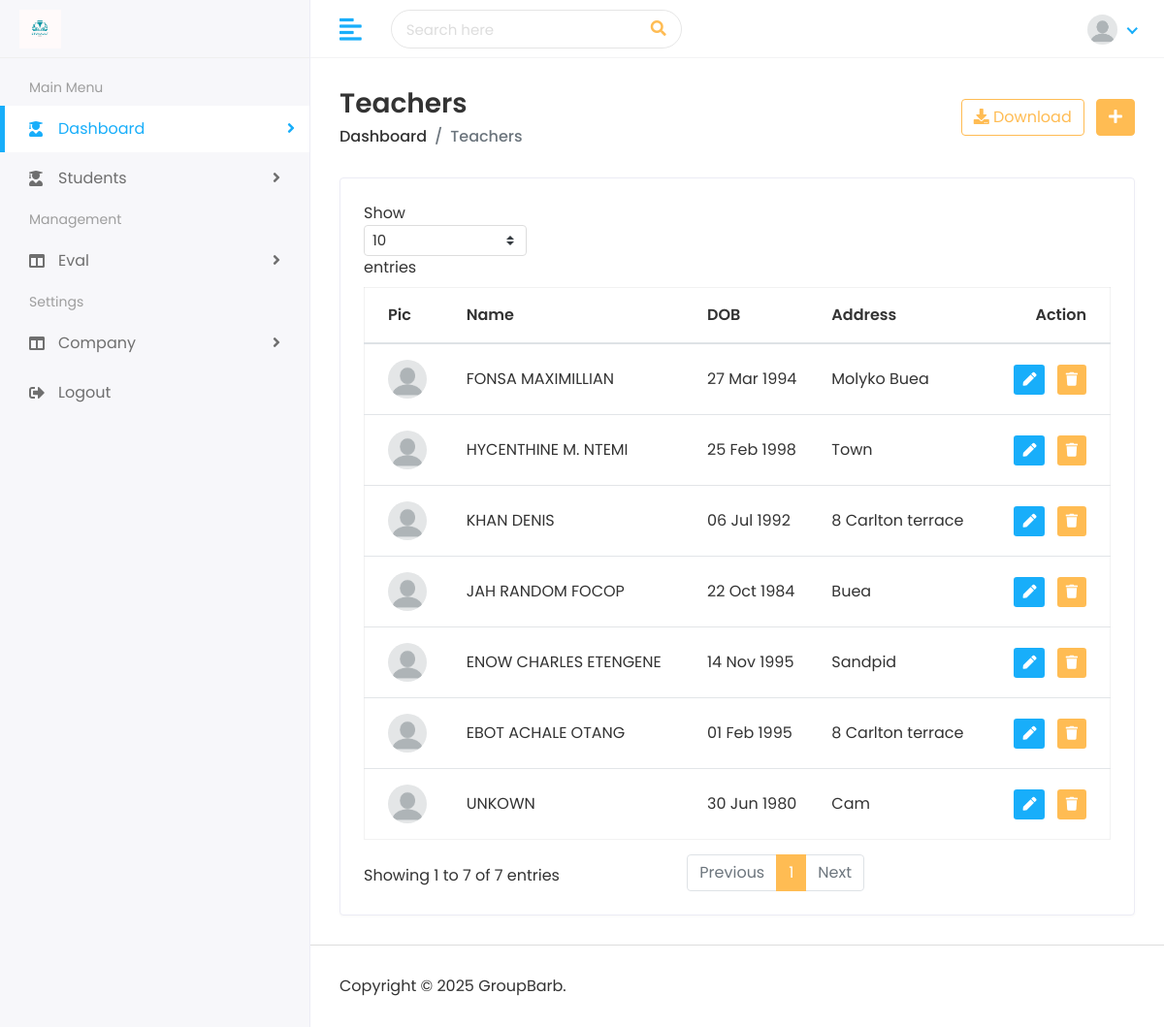
Screenshot of /teachers/ with the database file from the repository.
### teacher/models.py (models this page shows, shortened)
class Teacher(models.Model):
    name                = models.TextField( null=True, blank=True)
    teacher_uid         = models.CharField(max_length=100, unique=True,null=True, blank=True)
    gender              = models.CharField(max_length=100, choices=[('Male','Male'), ('Female', 'Female')])
    date_of_birth       = models.DateField()
    classrooms           = models.ManyToManyField(ClassRoom)
    t_subjects           = models.ManyToManyField(Subject)
    joining_date        = models.DateField()
    mobile_number       = models.CharField(max_length=15, null=True, blank=True)
    email               = models.EmailField(max_length=100, unique=True, null=True, blank=True)
    section             = models.CharField(max_length=100)
    teacher_image       = models.ImageField(upload_to='teacher/img/', blank=True)
    permanent_address   = models.TextField( null=True)
    slug                = models.SlugField(max_length=255, unique=True, blank=True)
    added_by            = models.CharField(max_length=100, null=True)
    modified_by         = models.CharField(max_length=100, null=True, blank=True)
    is_actif            = models.BooleanField(default=True)
    created_on          = models.DateTimeField(auto_now_add=True)
    updated_on          = models.DateTimeField(auto_now=True)

### teacher/views.py (the view)
# urls.py: path('', views.teacher_list, name="teacher_list"),
def teacher_list(request):
    teacher_list = Teacher.objects.all()
    context = {
        'teacher_list': teacher_list,
    }
    return render(request, "teachers/teachers.html", context)

### templates/teachers/teachers.html (shortened to what this page needs)
{% extends 'home/base.html' %}
{% load static %}
{% block body %}
         <div class="page-wrapper">
            <div class="content container-fluid">
               <div class="page-header">
                  <div class="row align-items-center">
                     <div class="col">
                        <h3 class="page-title">Teachers</h3>
                        <ul class="breadcrumb">
                           <li class="breadcrumb-item"><a href="">Dashboard</a></li>
                           <li class="breadcrumb-item active">Teachers</li>
                        </ul>
                     </div>
                     <div class="col-auto text-right float-right ml-auto">
                        <a href="#" class="btn btn-outline-primary mr-2"><i class="fas fa-download"></i> Download</a>
                        <a href="{% url 'add_teacher' %}" class="btn btn-primary"><i class="fas fa-plus"></i></a>
                     </div>
                  </div>
               </div>
               <div class="row">
                  <div class="col-sm-12">
                     <div class="card card-table">
                        <div class="card-body">
                           <div class="table-responsive">
                              <table class="table table-hover table-center mb-0 datatable">
                                 <thead>
                                    <tr>
                                       <th>Pic</th>
                                       <th>Name</th>
                                       <th>DOB</th>
                                       <th>Address</th>
                                       <th class="text-right">Action</th>
                                    </tr>
                                 </thead>
                                 <tbody>
                                    {% for teacher in teacher_list %}
                                    <tr>
                                       <td>
                                        <h2 class="table-avatar">
                                           <a href="{% url 'view_teacher' teacher.id %}" class="avatar avatar-sm mr-2"><img class="avatar-img rounded-circle"
                                             src="
                                             {% comment %} {% if teacher.teacher_image.url %} {% endcomment %}
                                             {% comment %} {{ teacher.teacher_image.url }} {% endcomment %}
                                             {% comment %} {% else %} {% endcomment %}
                                             /media/img/default.png
                                             {% comment %} {% endif %} {% endcomment %}
                                             "
                                              alt="User Image"></a>
                                        </h2>
                                     </td>
                                       <td>{{ teacher.name}}</td>
                                       <td>{{ teacher.date_of_birth|date:"d M Y" }}</td>
                                       <td>{{ teacher.permanent_address }}</td>
                                       <td class="text-right">
                                          <div class="actions">
                                             <a href="{% url 'edit_teacher' teacher.id %}" class="btn btn-sm bg-success-light mr-2">
                                                 <i class="fas fa-pen"></i>
                                             </a>
                                             <form action="{% url 'delete_teacher' teacher.id %}" method="POST" style="display:inline;">
                                                 <button type="submit" class="btn btn-sm bg-danger-light" onclick="return confirm('Are you sure you want to delete this teacher?');">
                                                     <i class="fas fa-trash"></i>
                                                 </button>
                                             </form>
                                         </div>
                                       </td>
                                    </tr>
                                    {% endfor %}
                                 </tbody>
                              </table>
                           </div>
                        </div>
                     </div>
                  </div>
               </div>
            </div>
            <footer>
               <p>Copyright © 2025 GroupBarb.</p>
            </footer>
         </div>
      </div>
   </body>
</html>
{% endblock %}

### static/assets/css/style.css (style rules this page uses)
html { height: 100%; }
body { background-color: #fff; color: #333; font-family: 'Poppins', sans-serif; font-size: 1rem; height: 100%; line-height: 1.5; overflow-x: hidden; }
h1, h2, h3, h4, h5, h6 { font-family: 'Poppins', sans-serif; margin-top: 0; }
a { color: #009ce7; }
input, button, a { transition: all 0.4s ease; -moz-transition: all 0.4s ease; -o-transition: all 0.4s ease; -ms-transition: all 0.4s ease; -webkit-transition: all 0.4s ease; }
input, input:focus, button, button:focus { outline: none; }
ul, ol { padding: 0px; list-style: none; }
.table { color: #333; max-width: 100%; margin-bottom: 0; width: 100%; }
.table.dataTable { border-collapse: collapse !important; border: 1px solid rgba(0, 0, 0, 0.05); }
table.table td h2 { display: inline-block; font-size: inherit; font-weight: 400; margin: 0; padding: 0; vertical-align: middle; }
table.table td h2.table-avatar { align-items: center; display: inline-flex; font-size: inherit; font-weight: 400; margin: 0; padding: 0; vertical-align: middle; white-space: nowrap; }
table.table td h2 a { color: #333; }
.table thead tr th { font-weight: 600; }
.table tbody tr { border-bottom: 1px solid rgba(0, 0, 0, 0.05); }
.table.table-center td, .table.table-center th { vertical-align: middle; }
.card-table .card-body .table > thead > tr > th { border-top: 0; }
.card-table .card-body .table tr td:first-child, .card-table .card-body .table tr th:first-child { padding-left: 1.5rem; }
.card-table .card-body .table tr td:last-child, .card-table .card-body .table tr th:last-child { padding-right: 1.5rem; }
.card-table .table td, .card-table .table th { border-top: 1px solid #e2e5e8; padding: 1rem 0.75rem; white-space: nowrap; }
.btn-primary { background-color: #FFBC53; border: 1px solid #FFBC53; }
.btn-outline-primary { color: #FFBC53; border-color: #FFBC53; }
.card { border: 1px solid #ececf5; box-shadow: 0 1px 3px 0 rgba(0, 0, 0, 0.03); margin-bottom: 1.875rem; }
.card-body { padding: 1.5rem; }
.bg-danger-light { background-color:#FFBC53 !important; color:#fff !important; }
.bg-success-light { background-color: #18aefa; color: #fff; }
.avatar { position: relative; display: inline-block; width: 3rem; height: 3rem }
.avatar > img { width: 100%; height: 100%; -o-object-fit: cover; object-fit: cover; }
.avatar-sm { width: 2.5rem; height: 2.5rem; }
footer { padding: 1.875rem 1.875rem; border-top: 1px solid #ddd; }
footer p { margin: 0px; }
.page-wrapper { margin-left: 320px; padding-top: 60px; position: relative; transition: all 0.4s ease; }
.page-wrapper > .content { padding: 1.875rem 1.875rem 0; }
.page-header { margin-bottom: 1.875rem; }
.page-header .breadcrumb { background-color: transparent; color: #6c757d; font-size: 1rem; font-weight: 500; margin-bottom: 0; padding: 0; }
.page-header .breadcrumb a { color: #333; }
.page-title { font-size: 28px; font-weight: 600; color: #333; margin-bottom: 5px; }

### rows the page displays
Teacher: name "FONSA MAXIMILLIAN", date_of_birth "27 Mar 1994", permanent_address "Molyko Buea"
Teacher: name "HYCENTHINE M. NTEMI", date_of_birth "25 Feb 1998", permanent_address "Town"
Teacher: name "KHAN DENIS", date_of_birth "06 Jul 1992", permanent_address "8 Carlton terrace"
Teacher: name "JAH RANDOM FOCOP", date_of_birth "22 Oct 1984", permanent_address "Buea"
Teacher: name "ENOW CHARLES ETENGENE", date_of_birth "14 Nov 1995", permanent_address "Sandpid"
Teacher: name "EBOT ACHALE OTANG", date_of_birth "01 Feb 1995", permanent_address "8 Carlton terrace"
Teacher: name "UNKOWN", date_of_birth "30 Jun 1980", permanent_address "Cam"
